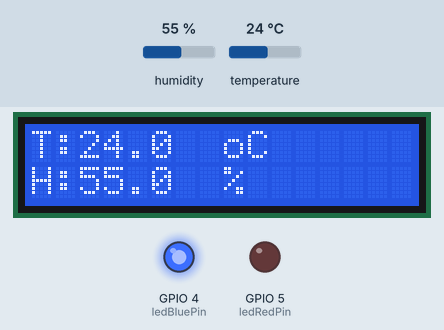
Simulated run of this sketch. Board: ESP32. Parts: 16×2 character LCD, output pins drawn as LEDs (lit = HIGH). The test bench sets the inputs (shaded band); at power-on: temperature 24 °C, humidity 55 %. What the sketch prints to the serial monitor is not drawn.

Above: at 3.2 s.
3.3 s: temperature set to 28 °C
At 5.0 s:
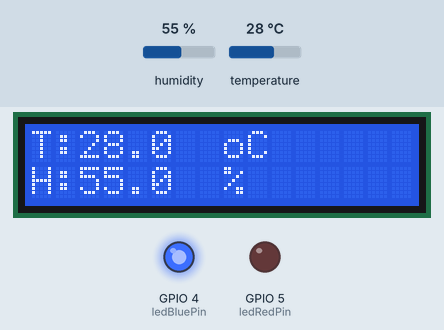
6.0 s: temperature set to 31 °C
At 6.5 s:
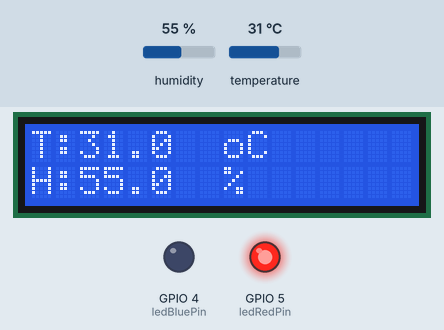
8.7 s: humidity set to 22 %
At 10.7 s:
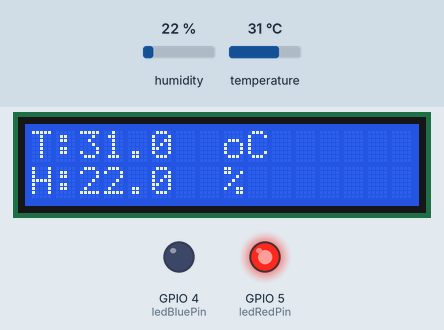
11.6 s: humidity set to 40 %
At 13.4 s:
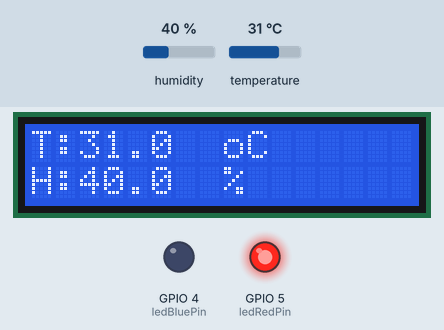
Timing chart, 0 to 14.9 s (numbered marks = the images above; inputs shaded):
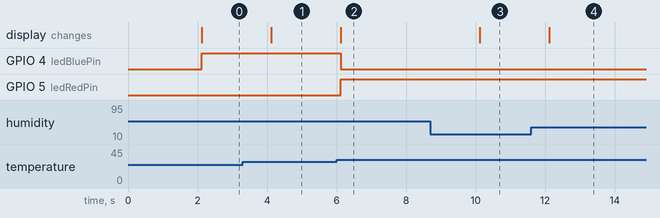

Measured:
- the behaviour switches between 29 and 30 °C on temperature (found by bisection; images 1 and 2)
- after the input at 3.3 s, the display: changes after 0.82 s (image 1)
- after the input at 6.0 s, GPIO 4 (ledBluePin): HIGH → LOW after 0.11 s; GPIO 5 (ledRedPin): LOW → HIGH after 0.11 s; the display: changes after 0.11 s (image 2)
- after the input at 8.7 s, the display: changes after 1.4 s (image 3)
- after the input at 11.6 s, the display: changes after 0.51 s (image 4)

The sketch:

final_Semester_Project.ino
```cpp
#include <Wire.h>               // Thư viện giao tiếp I2C
#include <LiquidCrystal_I2C.h>  // Thư viện giao tiếp LCD theo chuẩn I2C
#include "DHTesp.h"             // Thư viện cho cảm biến DHT

// --- Cấu hình ---
LiquidCrystal_I2C lcd(0x27, 16, 2); // Khai báo địa chỉ và thông tin LCD
DHTesp dht;
const int dhtPin = 23; // Chân dữ liệu của cảm biến DHT
const int ledBluePin = 4;  //D4
const int ledRedPin = 5;    //D5
// Biến dùng cho việc đọc cảm biến theo chu kỳ
unsigned long previousMillis = 0;
const long interval = 2000; // Đọc cảm biến mỗi 2 giây

// Mảng byte biểu diễn ký tự độ (°)
byte degree[8] = {
  0b00110,
  0b01001,
  0b01001,
  0b00110,
  0b00000,
  0b00000,
  0b00000,
  0b00000
};

void setup() {
  Serial.begin(115200);
  pinMode(ledBluePin, OUTPUT);
  pinMode(ledRedPin, OUTPUT);
  // Khởi tạo cảm biến DHT11 trên chân dhtPin
  dht.setup(dhtPin, DHTesp::DHT11);

  // Khởi tạo màn hình LCD
  lcd.init();
  lcd.backlight();

  // Hiển thị màn hình chào
  lcd.setCursor(4, 0); // Đặt con trỏ ở giữa dòng 0
  lcd.print("Welcome!");
  delay(2000); // Hiển thị trong 2 giây
  lcd.clear(); // Xóa màn hình chào

  // In các nhãn cố định lên màn hình
  lcd.setCursor(0, 0);
  lcd.print("T:      oC");

  lcd.setCursor(0, 1); // Chuyển xuống dòng thứ 2
  lcd.print("H:      %");
}

void loop() {
  // Chỉ đọc cảm biến sau mỗi khoảng thời gian 'interval'
  if (millis() - previousMillis >= interval) {
    previousMillis = millis(); // Cập nhật lại thời gian

    // Đọc giá trị từ cảm biến
    float humidity = dht.getHumidity();
    float temperature = dht.getTemperature();

    // Kiểm tra xem việc đọc có thành công không
    if (dht.getStatus() == DHTesp::ERROR_NONE) {
      // --- Hiển thị nhiệt độ ---
      lcd.setCursor(2, 0);  // Đặt con trỏ sau chữ "T:"
      lcd.print(temperature, 1); // In giá trị nhiệt độ với 1 chữ số thập phân
      lcd.print(" "); // In một khoảng trắng để xóa ký tự cũ nếu có

      // --- Hiển thị độ ẩm ---
      lcd.setCursor(2, 1);  // Đặt con trỏ sau chữ "H:"
      lcd.print(humidity, 1);    // In giá trị độ ẩm với 1 chữ số thập phân
      lcd.print(" "); // In một khoảng trắng để xóa ký tự cũ

      // In ra Serial Monitor để debug
      Serial.printf("Temperature: %.1f°C, Humidity: %.1f%%\n", temperature, humidity);

      if (temperature < 30.0) {
        digitalWrite(ledBluePin, HIGH);
        digitalWrite(ledRedPin, LOW);
      } else {
        digitalWrite(ledBluePin, LOW);
        digitalWrite(ledRedPin, HIGH);
      }
    } else {
      Serial.println("Failed to read from DHT sensor");
    }
  }
}
```
